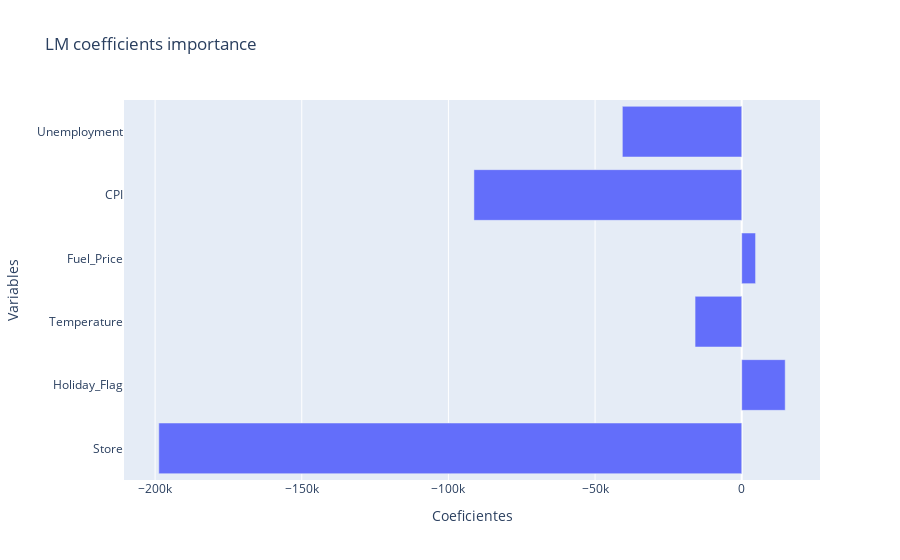

Notebook code cell kept with this figure:
### Code cell
lmc = lm.named_steps['lm'].coef_

print(lmc)

# Plot for LM
objects = X.columns
y_pos = np.arange(len(objects))
coefficients = lmc

fig = go.Figure()

# Agrego las trazas necesarias
fig.add_trace(
    go.Bar(
        x = coefficients,
        y = objects,
        name = "Coeficientes",
        orientation='h'
    )
)

# Actualizo el diseño
fig.update_layout(title = "LM coefficients importance", xaxis_title = "Coeficientes", yaxis_title = "Variables")

# Muestro la figura
fig.show()

### Figure 1 — Plotly figure (JSON) as saved in the notebook; plotly's stock layout.template omitted (floating-point values rounded to 4 significant figures)
{"data": [{"name": "Coeficientes", "orientation": "h", "type": "bar", "x": [-198700.0, 14820.0, -15910.0, 4712.0, -91300.0, -40690.0], "y": ["Store", "Holiday_Flag", "Temperature", "Fuel_Price", "CPI", "Unemployment"]}], "layout": {"title": {"text": "LM coefficients importance"}, "xaxis": {"title": {"text": "Coeficientes"}}, "yaxis": {"title": {"text": "Variables"}}}}
